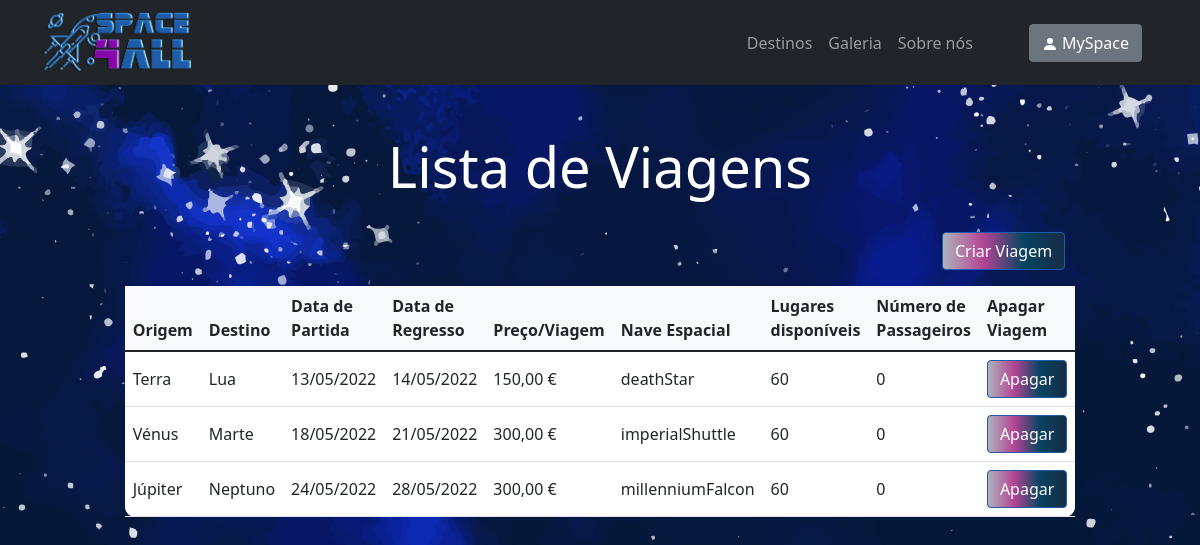
/trip-list, run on an earlier commit of the app's database.
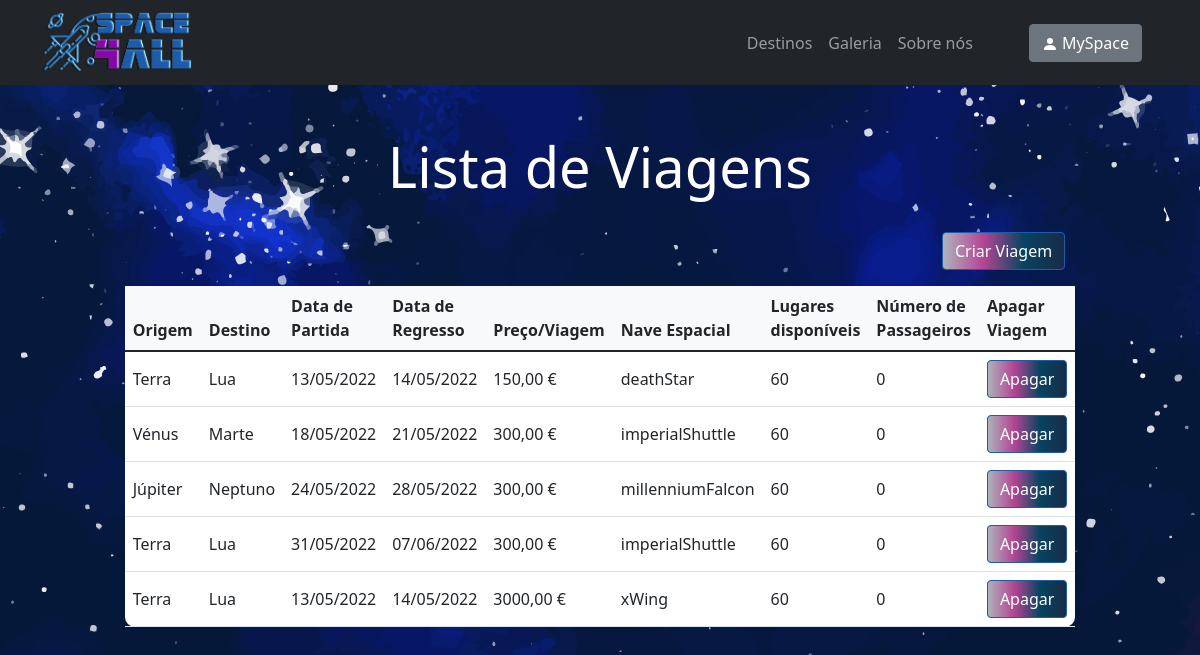
And on a later commit of the database.
### space_trip/models.py (models this page shows)
class Trip(models.Model):
 origin = models.CharField(max_length=50)
 destination = models.CharField(max_length=50)
 departure_date = models.DateTimeField('departure_date')
 return_date = models.DateTimeField('return_date')
 price = models.IntegerField(default=600)
 spaceship = models.CharField(max_length=50)
 available_seats = models.IntegerField(default=60)
 number_of_passengers = models.IntegerField(default=0)

### space_trip/views.py (the view)
# urls.py: path("trip-list", views.tripList, name="trip-list"),
def tripList(request):
    trip_list = Trip.objects.all()
    return render(request, 'space_trip/trip-list.html', {'trip_list': trip_list})

### space_trip/templates/space_trip/trip-list.html (shortened to what this page needs)
{% extends "./index.html" %}
{% load static %}
{% block body %}
<div>
      <br><br>
       <h1 style="color: white; text-align: center;" class="glow display-4">Lista de Viagens</h1>
      <br>
      <a href="{% url 'space_trip:trip-management' %}"><button class="btn btn-primary btn-block fa-lg gradient-custom-2 mb-3" style="position: relative; left: 78.5%">Criar Viagem</button></a>
      <br>
      {% if trip_list %}
          <table class="table align-middle mb-0 bg-white w-75" style="border-radius: 10px; margin-left: auto; margin-right: auto;">
            <thead class="bg-light">
              <tr>
                <th>Origem</th>
                <th>Destino</th>
                <th>Data de Partida</th>
                <th>Data de Regresso</th>
                <th>Preço/Viagem</th>
                <th>Nave Espacial</th>
                <th>Lugares disponíveis</th>
                <th>Número de Passageiros</th>
                <th>Apagar Viagem</th>
              </tr>
            </thead>
            <tbody>
            {% for trip in trip_list %}
                  <tr>
                    <td>
                        {{ trip.origin }}
                    </td>
                    <td>
                        {{ trip.destination }}
                    </td>
                    <td>
                        {{ trip.departure_date|date:"d/m/Y" }}
                    </td>
                    <td>
                        {{ trip.return_date|date:"d/m/Y" }}
                    </td>
                    <td>
                        {{ trip.price }},00 €
                    </td>
                    <td>
                        {{ trip.spaceship }}
                    </td>
                    <td>
                        {{ trip.available_seats }}
                    </td>
                    <td>
                        {{ trip.number_of_passengers }}
                    </td>
                    <td>
                        <form action="{% url 'space_trip:deleteTrip' trip.id %}" method="get">
                            <input class="btn btn-primary btn-block fa-lg gradient-custom-2" type="submit" value="Apagar" />
                        </form>
                    </td>
                  </tr>
                {% endfor %}
            </tbody>
          </table>
    {% else %}
        <h1 style="color: white; text-align: center;" class="glow display-4">Não existem viagens disponíveis</h1>
    {% endif %}
</div>
{% endblock %}

What changed in the data, as far as the page shows it:
added Trip: origin "Terra", destination "Lua", departure_date "31/05/2022", return_date "07/06/2022", price "300", spaceship "imperialShuttle", available_seats "60", number_of_passengers "0"
added Trip: origin "Terra", destination "Lua", departure_date "13/05/2022", return_date "14/05/2022", price "3000", spaceship "xWing", available_seats "60", number_of_passengers "0"
